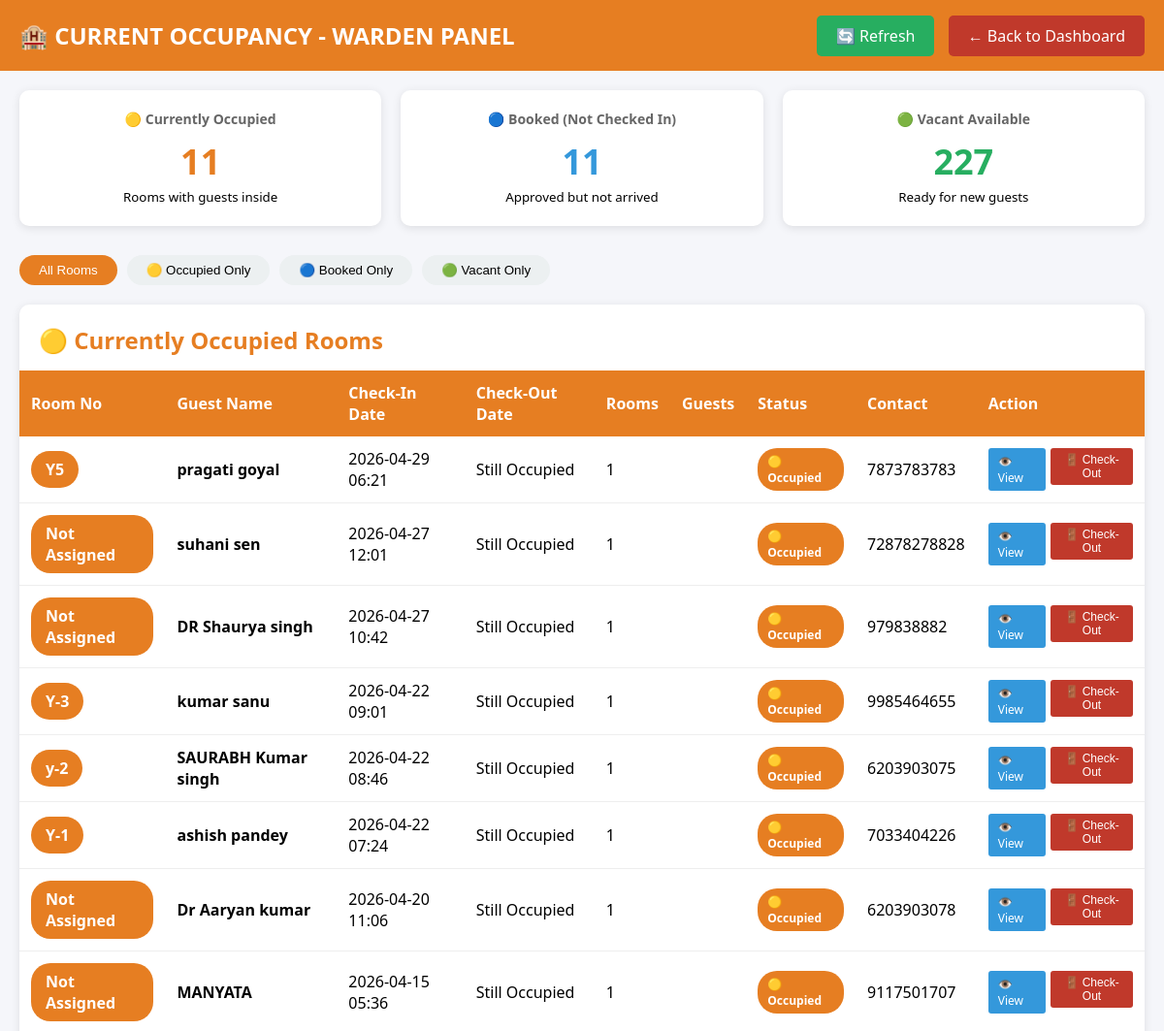
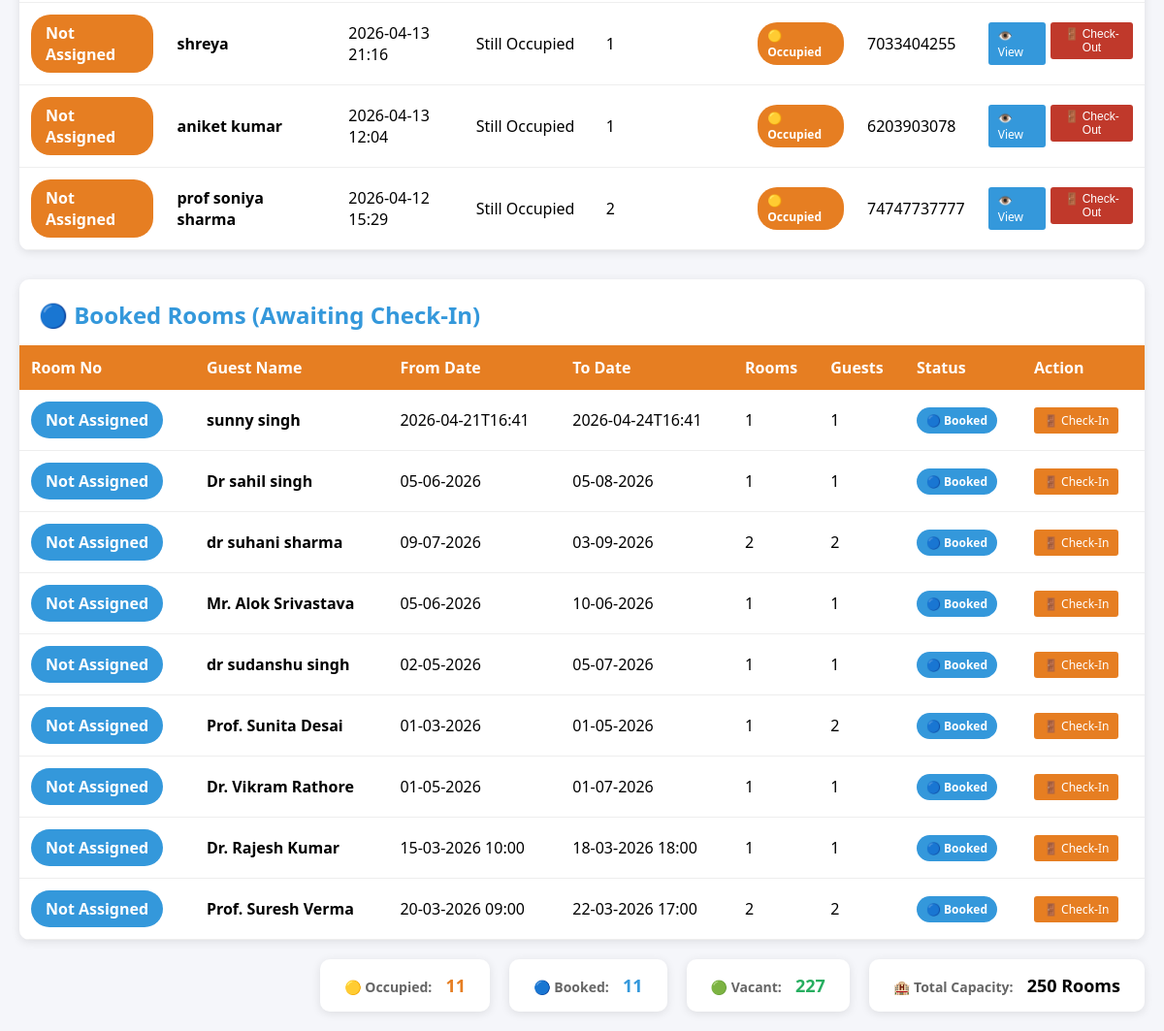
The app's page /warden-current-occupancy (signed in) with its own data (2 pictures, top to bottom).
### tables this page shows
CREATE TABLE applications (
            app_id INTEGER PRIMARY KEY AUTOINCREMENT,
            applicant_name TEXT NOT NULL,
            designation TEXT,
            applicant_type TEXT,
            mobile TEXT,
            email TEXT,
            purpose TEXT,
            referred_by TEXT,
            remarks TEXT,
            guest_details TEXT DEFAULT '[]',
            from_date TEXT,
            to_date TEXT,
            rooms_required INTEGER DEFAULT 1,
            messing_required TEXT DEFAULT 'No',
            billing_person TEXT,
            signature TEXT,
            status TEXT DEFAULT 'Pending',
            submitted_date TIMESTAMP DEFAULT CURRENT_TIMESTAMP,
            approved_by TEXT,
            approved_date TIMESTAMP
        , check_in_date TIMESTAMP, check_out_date TIMESTAMP, room_status TEXT DEFAULT 'Booked', allocated_room TEXT, rejection_reason TEXT);

### app.py (the view)
@app.route('/warden-current-occupancy')
def warden_current_occupancy():
    if not session.get('warden_logged_in'):
        flash('Please login first!', 'error')
        return redirect(url_for('warden_login'))
    occupied_rooms = get_warden_occupancy()
    room_stats = get_room_status_count()
    applications = get_all_applications()
    return render_template('warden_occupancy.html',
                         occupied_rooms=occupied_rooms,
                         room_stats=room_stats,
                         applications=applications)

### database.py (called while the page is built)
def get_db_connection():
    if USE_POSTGRES:
        conn = psycopg2.connect(os.environ.get('DATABASE_URL'))
        return conn
    else:
        if os.environ.get('RENDER'):
            db_path = '/tmp/hostel_booking.db'
        else:
            db_path = 'hostel_booking.db'
        conn = sqlite3.connect(db_path)
        conn.row_factory = sqlite3.Row
        return conn

### templates/warden_occupancy.html (shortened to what this page needs)
<!DOCTYPE html>
<html lang="en">
<head>
</head>
<body>
    <div class="header">
        <h1>🏨 CURRENT OCCUPANCY - WARDEN PANEL</h1>
        <div>
            <a href="{{ url_for('warden_current_occupancy') }}" class="btn-refresh">🔄 Refresh</a>
            <a href="{{ url_for('warden_dashboard') }}" class="btn-back">← Back to Dashboard</a>
        </div>
    </div>
    <div class="container">
        <div class="stats">
            <div class="stat-card occupied-card">
                <h3>🟡 Currently Occupied</h3>
                <div class="number">{{ occupied_rooms|length }}</div>
                <small>Rooms with guests inside</small>
            </div>
            <div class="stat-card booked-card">
                <h3>🔵 Booked (Not Checked In)</h3>
                <div class="number">{{ room_stats.booked|default(0) }}</div>
                <small>Approved but not arrived</small>
            </div>
            <div class="stat-card vacant-card">
                <h3>🟢 Vacant Available</h3>
                <div class="number">{{ room_stats.vacant|default(0) }}</div>
                <small>Ready for new guests</small>
            </div>
        </div>
        <div class="filter-bar">
            <button class="filter-btn active" onclick="filterRooms('all')">All Rooms</button>
            <button class="filter-btn" onclick="filterRooms('Occupied')">🟡 Occupied Only</button>
            <button class="filter-btn" onclick="filterRooms('Booked')">🔵 Booked Only</button>
            <button class="filter-btn" onclick="filterRooms('Vacant')">🟢 Vacant Only</button>
        </div>
        <div class="occupancy-table">
            <h2 style="margin: 20px 0 15px 20px; color: #e67e22;">🟡 Currently Occupied Rooms</h2>
            <table>
                <thead>
                    <tr>
                        <th>Room No</th>
                        <th>Guest Name</th>
                        <th>Check-In Date</th>
                        <th>Check-Out Date</th>
                        <th>Rooms</th>
                        <th>Guests</th>
                        <th>Status</th>
                        <th>Contact</th>
                        <th>Action</th>
                    </tr>
                </thead>
                <tbody>
                    {% if occupied_rooms and occupied_rooms|length > 0 %}
                        {% for room in occupied_rooms %}
                        <tr class="room-row" data-status="Occupied">
                            <td><span class="room-badge">{{ room.allocated_room or 'Not Assigned' }}</span></td>
                            <td><strong>{{ room.applicant_name }}</strong></td>
                            <td>{{ room.check_in_date[:16] if room.check_in_date else 'N/A' }}</td>
                            <td>{{ room.check_out_date[:16] if room.check_out_date else 'Still Occupied' }}</td>
                            <td>{{ room.rooms_required }}</td>
                            <td>{{ room.guest_count }}</td>
                            <td><span class="room-status status-occupied">🟡 Occupied</span></td>
                            <td>{{ room.mobile }}</td>
                            <td>
                                <div class="action-btns">
                                    <a href="{{ url_for('view_application', app_id=room.app_id) }}" class="btn-view">👁️ View</a>
                                    <form action="{{ url_for('warden_check_out_route', app_id=room.app_id) }}" method="POST" style="display: inline;">
                                        <button type="submit" class="btn-checkout" onclick="return confirm('Check-out this guest? Room will become VACANT.')">
                                            🚪 Check-Out
                                        </button>
                                    </form>
                                </div>
                            </td>
                        </tr>
                        {% endfor %}
                    {% endif %}
                </tbody>
            </table>
        </div>
        <div class="occupancy-table" style="margin-top: 30px;">
            <h2 style="margin: 20px 0 15px 20px; color: #3498db;">🔵 Booked Rooms (Awaiting Check-In)</h2>
            <table>
                <thead>
                    <tr>
                        <th>Room No</th>
                        <th>Guest Name</th>
                        <th>From Date</th>
                        <th>To Date</th>
                        <th>Rooms</th>
                        <th>Guests</th>
                        <th>Status</th>
                        <th>Action</th>
                    </tr>
                </thead>
                <tbody>
                    {% for app in applications if app.status == 'Approved' and app.room_status == 'Booked' %}
                        <tr class="room-row" data-status="Booked">
                            <td><span class="room-badge" style="background: #3498db;">{{ app.allocated_room or 'Not Assigned' }}</span></td>
                            <td><strong>{{ app.applicant_name }}</strong></td>
                            <td>{{ app.from_date }}</td>
                            <td>{{ app.to_date }}</td>
                            <td>{{ app.rooms_required }}</td>
                            <td>{{ app.guest_count }}</td>
                            <td><span class="room-status status-booked">🔵 Booked</span></td>
                            <td>
                                <div class="action-btns">
                                    <a href="{{ url_for('warden_check_in_route', app_id=app.app_id) }}" class="btn-view" style="background: #e67e22;">🚪 Check-In</a>
                                </div>
                            </td>
                        </tr>
                    {% endfor %}
                </tbody>
            </table>
        </div>
        <div class="summary-bar">
            <div class="summary-card occupied-summary">
                <strong>🟡 Occupied:</strong> <span>{{ occupied_rooms|length }}</span>
            </div>
            <div class="summary-card booked-summary">
                <strong>🔵 Booked:</strong> <span>{{ room_stats.booked|default(0) }}</span>
            </div>
            <div class="summary-card vacant-summary">
                <strong>🟢 Vacant:</strong> <span>{{ room_stats.vacant|default(0) }}</span>
            </div>
            <div class="summary-card">
                <strong>🏨 Total Capacity:</strong> <span>250 Rooms</span>
            </div>
        </div>
    </div>
</body>
</html>

### templates/warden_occupancy.html (style rules this page uses)
* { margin: 0; padding: 0; box-sizing: border-box; }
body { font-family: 'Segoe UI', Tahoma, Geneva, Verdana, sans-serif; background: #f5f6fa; }
.header { background: #e67e22; color: white; padding: 20px; display: flex; justify-content: space-between; align-items: center; flex-wrap: wrap; }
.header h1 { font-size: 24px; }
.btn-back { background: #c0392b; color: white; padding: 10px 20px; border-radius: 5px; text-decoration: none; transition: background 0.3s; }
.btn-refresh { background: #27ae60; color: white; padding: 10px 20px; border-radius: 5px; text-decoration: none; margin-right: 10px; transition: background 0.3s; }
.container { padding: 20px; }
.stats { display: grid; grid-template-columns: repeat(auto-fit, minmax(200px, 1fr)); gap: 20px; margin-bottom: 30px; }
.stat-card { background: white; padding: 20px; border-radius: 10px; box-shadow: 0 2px 10px rgba(0,0,0,0.1); text-align: center; }
.stat-card h3 { color: #666; font-size: 14px; margin-bottom: 10px; }
.stat-card .number { font-size: 36px; font-weight: bold; }
.occupied-card .number { color: #e67e22; }
.booked-card .number { color: #3498db; }
.vacant-card .number { color: #27ae60; }
.occupancy-table { background: white; border-radius: 10px; overflow-x: auto; box-shadow: 0 2px 10px rgba(0,0,0,0.1); }
table { width: 100%; border-collapse: collapse; min-width: 900px; }
th { background: #e67e22; color: white; padding: 12px; text-align: left; position: sticky; top: 0; }
td { padding: 12px; border-bottom: 1px solid #eee; }
.room-status { padding: 5px 10px; border-radius: 20px; font-size: 12px; font-weight: bold; display: inline-block; }
.status-occupied { background: #e67e22; color: white; }
.status-booked { background: #3498db; color: white; }
.summary-bar { margin-top: 20px; display: flex; gap: 20px; justify-content: flex-end; flex-wrap: wrap; }
.summary-card { background: white; padding: 15px 25px; border-radius: 10px; box-shadow: 0 2px 10px rgba(0,0,0,0.1); }
.summary-card strong { font-size: 14px; color: #666; }
.summary-card span { font-size: 18px; font-weight: bold; margin-left: 10px; }
.occupied-summary span { color: #e67e22; }
.booked-summary span { color: #3498db; }
.vacant-summary span { color: #27ae60; }
.room-badge { background: #e67e22; color: white; padding: 8px 15px; border-radius: 20px; font-weight: bold; display: inline-block; }
.btn-checkout { background: #c0392b; color: white; padding: 5px 10px; border-radius: 3px; border: none; cursor: pointer; font-size: 12px; transition: background 0.3s; }
.btn-view { background: #3498db; color: white; padding: 5px 10px; border-radius: 3px; text-decoration: none; font-size: 12px; }
.filter-bar { margin-bottom: 20px; display: flex; gap: 10px; flex-wrap: wrap; }
.filter-btn { background: #ecf0f1; border: none; padding: 8px 20px; border-radius: 20px; cursor: pointer; transition: all 0.3s; }
.filter-btn.active { background: #e67e22; color: white; }
.action-btns { display: flex; gap: 5px; }

### records on screen
applications: allocated_room "Y5", applicant_name "pragati goyal", check_in_date "2026-04-29 06:21", check_out_date "Still Occupied", rooms_required "1", mobile "7873783783"
applications: allocated_room "Not Assigned", applicant_name "suhani sen", check_in_date "2026-04-27 12:01", check_out_date "Still Occupied", rooms_required "1", mobile "72878278828"
applications: allocated_room "Not Assigned", applicant_name "DR Shaurya singh", check_in_date "2026-04-27 10:42", check_out_date "Still Occupied", rooms_required "1", mobile "979838882"
applications: allocated_room "Y-3", applicant_name "kumar sanu", check_in_date "2026-04-22 09:01", check_out_date "Still Occupied", rooms_required "1", mobile "9985464655"
applications: allocated_room "y-2", applicant_name "SAURABH Kumar singh", check_in_date "2026-04-22 08:46", check_out_date "Still Occupied", rooms_required "1", mobile "6203903075"
applications: allocated_room "Y-1", applicant_name "ashish pandey", check_in_date "2026-04-22 07:24", check_out_date "Still Occupied", rooms_required "1", mobile "7033404226"
applications: allocated_room "Not Assigned", applicant_name "Dr Aaryan kumar", check_in_date "2026-04-20 11:06", check_out_date "Still Occupied", rooms_required "1", mobile "6203903078"
applications: allocated_room "Not Assigned", applicant_name "MANYATA", check_in_date "2026-04-15 05:36", check_out_date "Still Occupied", rooms_required "1", mobile "9117501707"
applications: allocated_room "Not Assigned", applicant_name "shreya", check_in_date "2026-04-13 21:16", check_out_date "Still Occupied", rooms_required "1", mobile "7033404255"
applications: allocated_room "Not Assigned", applicant_name "aniket kumar", check_in_date "2026-04-13 12:04", check_out_date "Still Occupied", rooms_required "1", mobile "6203903078"
applications: allocated_room "Not Assigned", applicant_name "prof soniya sharma", check_in_date "2026-04-12 15:29", check_out_date "Still Occupied", rooms_required "2", mobile "74747737777"
applications: allocated_room "Not Assigned", applicant_name "sunny singh", from_date "2026-04-21T16:41", to_date "2026-04-24T16:41", rooms_required "1", guest_count "1"
applications: allocated_room "Not Assigned", applicant_name "Dr sahil singh", from_date "05-06-2026", to_date "05-08-2026", rooms_required "1", guest_count "1"
applications: allocated_room "Not Assigned", applicant_name "dr suhani sharma", from_date "09-07-2026", to_date "03-09-2026", rooms_required "2", guest_count "2"
applications: allocated_room "Not Assigned", applicant_name "Mr. Alok Srivastava", from_date "05-06-2026", to_date "10-06-2026", rooms_required "1", guest_count "1"
applications: allocated_room "Not Assigned", applicant_name "dr sudanshu singh", from_date "02-05-2026", to_date "05-07-2026", rooms_required "1", guest_count "1"
applications: allocated_room "Not Assigned", applicant_name "Prof. Sunita Desai", from_date "01-03-2026", to_date "01-05-2026", rooms_required "1", guest_count "2"
applications: allocated_room "Not Assigned", applicant_name "Dr. Vikram Rathore", from_date "01-05-2026", to_date "01-07-2026", rooms_required "1", guest_count "1"
applications: allocated_room "Not Assigned", applicant_name "Dr. Rajesh Kumar", from_date "15-03-2026 10:00", to_date "18-03-2026 18:00", rooms_required "1", guest_count "1"
applications: allocated_room "Not Assigned", applicant_name "Prof. Suresh Verma", from_date "20-03-2026 09:00", to_date "22-03-2026 17:00", rooms_required "2", guest_count "2"

### other values on screen
{{ occupied_rooms|length }} "11"
{{ room_stats.booked|default(0) }} "11"
{{ room_stats.vacant|default(0) }} "227"
